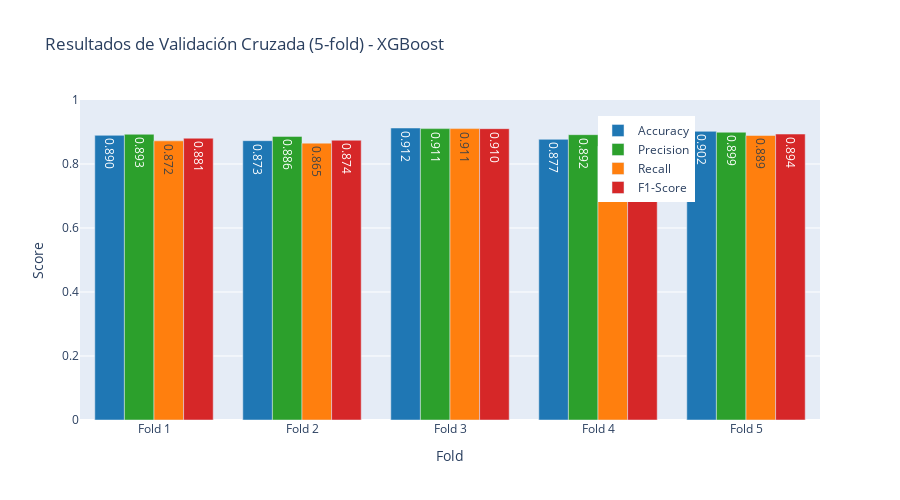

The notebook cell this image was saved under:
### Code cell
# Visualización de resultados de validación cruzada para XGBoost
cv_scores_df_xgb = pd.DataFrame({
    'Fold': [f'Fold {i+1}' for i in range(5)],
    'Accuracy': cv_results_xgb['test_accuracy'],
    'Precision': cv_results_xgb['test_precision_macro'],
    'Recall': cv_results_xgb['test_recall_macro'],
    'F1-Score': cv_results_xgb['test_f1_macro']
})

# Gráfica de barras agrupadas
fig_cv_xgb = go.Figure()

metrics = ['Accuracy', 'Precision', 'Recall', 'F1-Score']
colors = ['#1f77b4', '#2ca02c', '#ff7f0e', '#d62728']

for metric, color in zip(metrics, colors):
    fig_cv_xgb.add_trace(go.Bar(
        name=metric,
        x=cv_scores_df_xgb['Fold'],
        y=cv_scores_df_xgb[metric],
        marker_color=color,
        text=[f"{val:.3f}" for val in cv_scores_df_xgb[metric]],
        textposition='auto'
    ))

fig_cv_xgb.update_layout(
    title='Resultados de Validación Cruzada (5-fold) - XGBoost',
    xaxis_title='Fold',
    yaxis_title='Score',
    barmode='group',
    height=500,
    yaxis_range=[0, 1],
    legend=dict(x=0.7, y=0.95)
)

fig_cv_xgb.show()

for metric in metrics:
    mean_val = cv_scores_df_xgb[metric].mean()
    std_val = cv_scores_df_xgb[metric].std()
    print(f"{metric:12s}: {mean_val:.4f} (+/- {std_val * 2:.4f})")

### Figure 1 — Plotly figure (JSON) as saved in the notebook; plotly's stock layout.template omitted (floating-point values rounded to 4 significant figures)
{"data": [{"marker": {"color": "#1f77b4"}, "name": "Accuracy", "text": ["0.890", "0.873", "0.912", "0.877", "0.902"], "textposition": "auto", "type": "bar", "x": ["Fold 1", "Fold 2", "Fold 3", "Fold 4", "Fold 5"], "y": [0.8896, 0.8729, 0.9125, 0.8771, 0.9021]}, {"marker": {"color": "#2ca02c"}, "name": "Precision", "text": ["0.893", "0.886", "0.911", "0.892", "0.899"], "textposition": "auto", "type": "bar", "x": ["Fold 1", "Fold 2", "Fold 3", "Fold 4", "Fold 5"], "y": [0.8929, 0.8863, 0.9106, 0.8917, 0.8993]}, {"marker": {"color": "#ff7f0e"}, "name": "Recall", "text": ["0.872", "0.865", "0.911", "0.856", "0.889"], "textposition": "auto", "type": "bar", "x": ["Fold 1", "Fold 2", "Fold 3", "Fold 4", "Fold 5"], "y": [0.8723, 0.8652, 0.9106, 0.8557, 0.8891]}, {"marker": {"color": "#d62728"}, "name": "F1-Score", "text": ["0.881", "0.874", "0.910", "0.869", "0.894"], "textposition": "auto", "type": "bar", "x": ["Fold 1", "Fold 2", "Fold 3", "Fold 4", "Fold 5"], "y": [0.8805, 0.8742, 0.9104, 0.8691, 0.8936]}], "layout": {"barmode": "group", "height": 500, "legend": {"x": 0.7, "y": 0.95}, "title": {"text": "Resultados de Validación Cruzada (5-fold) - XGBoost"}, "xaxis": {"title": {"text": "Fold"}}, "yaxis": {"range": [0, 1], "title": {"text": "Score"}}}}
